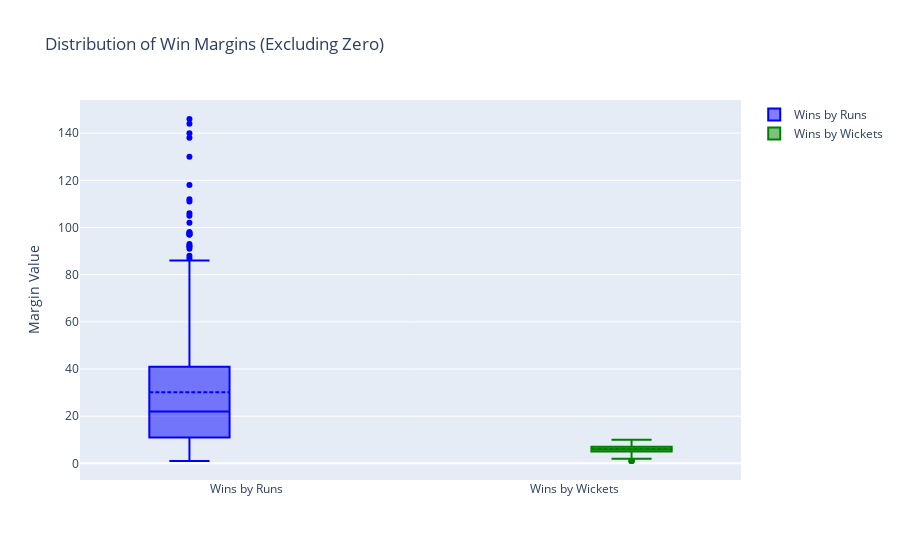

Write notebook code for a chart like this one.
### Code cell
#--------------------> Handling outliers (Matches) <-----------------------#


print("\n3.4 Handling outliers (Matches)")

# Create boxplots for derived win_by_runs and win_by_wickets
fig = go.Figure()
fig.add_trace(go.Box(
    y=df[df['win_by_runs'] > 0]['win_by_runs'],  # Filter 0 values
    name='Wins by Runs', 
    boxmean=True, 
    marker_color='blue'
))
fig.add_trace(go.Box(
    y=df[df['win_by_wickets'] > 0]['win_by_wickets'],  # Filter 0 values
    name='Wins by Wickets', 
    boxmean=True, 
    marker_color='green'
))
fig.update_layout(
    title='Distribution of Win Margins (Excluding Zero)',
    yaxis_title='Margin Value', 
    boxmode='group'
)
fig.show()
print("No outlier removal needed as extreme values are valid cricket match outcomes.")

### Figure 1 — Plotly figure (JSON) as saved in the notebook; plotly's stock layout.template omitted (floating-point values rounded to 4 significant figures; data arrays with more than 128 entries replaced by an {"elided": "..."} marker saying what was removed)
{"data": [{"boxmean": true, "marker": {"color": "blue"}, "name": "Wins by Runs", "type": "box", "y": {"elided": "498 int values"}}, {"boxmean": true, "marker": {"color": "green"}, "name": "Wins by Wickets", "type": "box", "y": {"elided": "578 int values"}}], "layout": {"boxmode": "group", "title": {"text": "Distribution of Win Margins (Excluding Zero)"}, "yaxis": {"title": {"text": "Margin Value"}}}}
